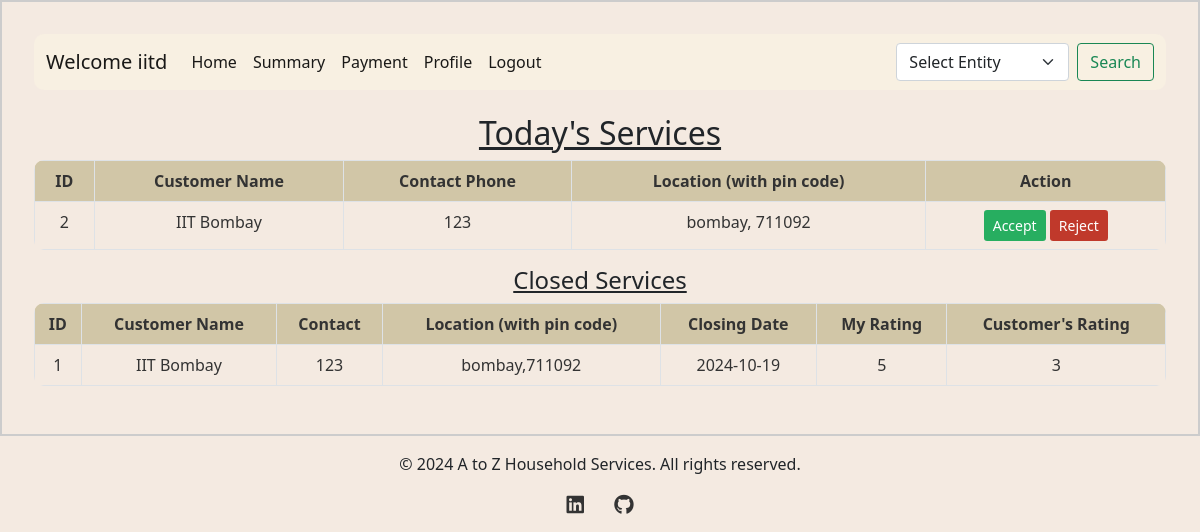
The app's page /professional_dashboard (signed in) with its own data.
### backend/models.py (models this page shows)
class Service_Professional(db.Model):
    __tablename__ = "service_professional"
    id = db.Column(db.Integer, primary_key=True, autoincrement=True)
    username = db.Column(db.String, unique=True, nullable=False)
    password = db.Column(db.String, nullable=False)
    name = db.Column(db.String, nullable=False)
    service_type = db.Column(
        db.String, nullable=False
    )  # nullable true done for some reason
    experience = db.Column(db.Integer, nullable=False)
    phone_no = db.Column(db.Integer, nullable=False)
    email = db.Column(db.String, unique=True, nullable=False)
    address = db.Column(db.String, nullable=False)
    pin_code = db.Column(db.String, nullable=False)
    verified_status = db.Column(db.String, nullable=True, default="Not verified yet")
    gender = db.Column(db.String, nullable=True)  # New column for gender (optional)
    profile_pic = db.Column(
        db.String, nullable=True
    )  # New column for profile picture (optional)
    average_rating = db.Column(db.Float, nullable=True)  # New column for average rating
    document = db.Column(db.String, nullable=True)  # Column to store document path
    block_status = db.Column(db.Boolean, default=False)  # Block/unblock status
    custom_services = db.relationship(
        "ProfessionalService",
        back_populates="professional",
        lazy=True,
        cascade="all, delete-orphan",
    )

class Service_Request(db.Model):
    __tablename__ = "service_request"
    id = db.Column(db.Integer, primary_key=True, autoincrement=True)
    service_id = db.Column(db.Integer, db.ForeignKey("service.id"), nullable=False)
    customer_id = db.Column(db.Integer, db.ForeignKey("customer.id"), nullable=False)
    professional_id = db.Column(
        db.Integer, db.ForeignKey("service_professional.id"), nullable=False
    )
    date_of_request = db.Column(db.DateTime, nullable=False, default=datetime.utcnow)
    date_of_completion = db.Column(db.DateTime)
    service_status = db.Column(
        db.String, nullable=False
    )  # e.g., 'requested', 'assigned', 'closed'
    remarks = db.Column(db.String, nullable=True)  # ratings given by customer
    rating = db.Column(db.Integer, nullable=True)  # Added this line for the rating
    customer_rating = db.Column(
        db.Integer, nullable=True
    )  # Rating given by professional
    customer_remarks = db.Column(
        db.String, nullable=True
    )  # Remarks from the professional
    requested_date = db.Column(db.Date)
    requested_time = db.Column(db.Time)
    service = db.relationship(
        "Service",
        backref=db.backref(
            "service_requests",
            lazy=True,
        ),
    )
    customer = db.relationship(
        "Customer", backref=db.backref("service_requests", lazy=True)
    )
    professional = db.relationship(
        "Service_Professional",
        backref=db.backref("service_requests", lazy=True, cascade="all, delete-orphan"),
    )
    payments = db.relationship("Payment", back_populates="service_request", lazy=True)

class Customer(db.Model):
    __tablename__ = "customer"
    id = db.Column(db.Integer, primary_key=True, autoincrement=True)
    username = db.Column(db.String, unique=True, nullable=False)
    password = db.Column(db.String, nullable=False)
    name = db.Column(db.String, nullable=False)
    email = db.Column(db.String, unique=True, nullable=False)
    address = db.Column(db.String, nullable=False)
    pin_code = db.Column(db.String, nullable=False)
    phone_no = db.Column(db.Integer, nullable=False)
    gender = db.Column(db.String, nullable=True)  # New column for gender (optional)
    profile_pic = db.Column(
        db.String, nullable=True
    )  # New column for profile picture (optional)
    role = db.Column(
        db.Integer, nullable=False, default=1
    )  # 0 for admin, 1 for customer
    average_rating = db.Column(db.Float, nullable=True)  # New column for average rating
    is_blocked = db.Column(
        db.Boolean, default=False
    )  # New column to track block status

### backend/controller.py (the view)
@app.route("/professional_dashboard")
def professional_dashboard():
    if "professional_id" in session:  # Check if professional is logged in
        professional_id = session["professional_id"]
        professional = Service_Professional.query.get(professional_id)
        message = None
        if professional:
            if professional.verified_status is None:
                message = "Your admin verification is under process."
            elif professional.verified_status == "approved":
                service_requests = Service_Request.query.filter_by(
                    professional_id=professional_id
                ).all()
                if not any(
                    req.service_status in ["requested", "accepted"]
                    for req in service_requests
                ):
                    flash(
                        "Your application has been approved. Please wait for service Requests.",
                        "success",
                    )
            elif professional.verified_status == "rejected":
                message = "Your application has been rejected. Please change your profile info."
            elif professional.block_status:
                message = "You have been blocked by admin and cannot book any services."
        service_requests = (
            Service_Request.query.options(
                joinedload(
                    Service_Request.professional
                )  # Eager load the professional relationship
            )
            .filter_by(professional_id=professional_id)
            .all()
        )
        pin_codes = (
            db.session.query(Customer.pin_code)
            .join(Service_Request)
            .filter(Service_Request.professional_id == professional_id)
            .distinct()
            .all()
        )
        pin_codes = [pin[0] for pin in pin_codes]  # Extracting pin codes from tuples
        today_services = [
            req
            for req in service_requests
            if req.service_status in ["requested", "accepted"]
        ]
        closed_services = [
            req for req in service_requests if req.service_status == "closed"
        ]
        return render_template(
            "professional_dashboard.html",
            today_services=today_services,
            closed_services=closed_services,
            message=message,  # This will always have a value
            pin_codes=pin_codes,
            professional=session["username"],
        )
    return redirect(url_for("user_login"))  # Redirect if not logged in

### templates/professional_dashboard.html (shortened to what this page needs)
<!DOCTYPE html>
<html lang="en">
<head>
    <link href="https://cdn.jsdelivr.net/npm/bootstrap@5.0.2/dist/css/bootstrap.min.css" rel="stylesheet" />
    <link rel="stylesheet" href="/static/style.css" />
</head>
<body>
    <div id="container">
        <div id="panel">
            <nav class="navbar navbar-expand-lg navbar-light  mb-4 sticky-top navbar-custom ">
                <div class="container-fluid">
                    <label class="navbar-brand">Welcome {{ professional }}</label>
                    <div class="collapse navbar-collapse" id="navbarSupportedContent">
                        <ul class="navbar-nav me-auto mb-2 mb-lg-0">
                            <li class="nav-item">
                                <a class="nav-link active" aria-current="page"
                                    href="{{ url_for('professional_dashboard') }}">Home</a>
                            </li>
                            <li class="nav-item">
                                <a class="nav-link active" aria-current="page"
                                    href="{{ url_for('professional_summary') }}">Summary</a>
                            </li>
                            <li class="nav-item">
                                <a class="nav-link active" aria-current="page"
                                    href="{{ url_for('professional_payments') }}">Payment</a>
                            </li>
                            <li class="nav-item">
                                <a class="nav-link active" aria-current="page"
                                    href="{{ url_for('professional_profile') }}">Profile</a>
                            </li>
                            <li class="nav-item">
                                <a class="nav-link active" aria-current="page" href="{{ url_for('logout') }}">Logout</a>
                            </li>
                        </ul>
                        <form class="d-flex" action="{{ url_for('search_customers') }}" method="GET"
                            onsubmit="return validateForm()">
                            <select class="form-select me-2" id="entity" name="entity" required onchange="showFields()">
                                <option value="" disabled selected>Select Entity</option>
                            </select>
                            <button class="btn btn-outline-success" type="submit">Search</button>
                        </form>
                    </div>
                </div>
            </nav>
            <h2 style="text-decoration: underline;">Today's Services</h2>
            {% if today_services %}
            <table class="table table-bordered  table-hover table-custom ">
                <thead class="table-dark-custom">
                    <tr>
                        <th>ID</th>
                        <th>Customer Name</th>
                        <th>Contact Phone</th>
                        <th>Location (with pin code)</th>
                        <th>Action</th>
                    </tr>
                </thead>
                <tbody>
                    {% for request in today_services %}
                    <tr>
                        <td><a href="{{ url_for('service_request_customer', request_id=request.id) }}">
                                {{ request.id }}
                            </a></td>
                        <td>{{ request.customer.name }}</td>
                        <td>{{ request.customer.phone_no }}</td>
                        <td>{{ request.customer.address ~ ', ' ~ request.customer.pin_code }}</td>
                        <td>
                            {% if request.service_status == 'accepted' %}
                            <button class="btn btn-warning btn-sm" data-bs-toggle="modal"
                                data-bs-target="#closeServiceModal" data-id="{{ request.id }}"
                                data-service-name="{{ request.service.name }}"
                                data-customer-name="{{ request.customer.name }}"
                                data-customer-id="{{ request.customer.id }}"
                                data-address="{{ request.customer.address }}">
                                Close it
                            </button>
                            {% elif request.service_status == 'requested' %}
                            <button class="btn btn-success-custom btn-sm" data-bs-toggle="modal"
                                data-bs-target="#acceptRejectModal" data-id="{{ request.id }}"
                                data-service-name="{{ request.service.name }}"
                                data-customer-name="{{ request.customer.name }}"
                                data-customer-id="{{ request.customer.id }}"
                                data-address="{{ request.customer.address }}"
                                data-requested-date="{{ request.requested_date }}"
                                data-requested-time="{{ request.requested_time }}">
                                Accept
                            </button>
                            <button class="btn btn-danger-custom btn-sm" data-bs-toggle="modal"
                                data-bs-target="#acceptRejectModal" data-id="{{ request.id }}"
                                data-service-name="{{ request.service.name }}"
                                data-customer-name="{{ request.customer.name }}"
                                data-customer-id="{{ request.customer.id }}"
                                data-address="{{ request.customer.address }}"
                                data-requested-date="{{ request.requested_date }}"
                                data-requested-time="{{ request.requested_time }}">
                                Reject
                            </button>
                            {% endif %}
                        </td>
                    </tr>
                    {% endfor %}
                </tbody>
            </table>
            {% else %}
            <p> <b>No services requested today.</b></p>
            {% endif %}
            <h4 style="text-decoration: underline;">Closed Services</h4>
            {% if closed_services %}
            <table class="table table-bordered table-hover table-custom">
                <thead class="table-dark-custom">
                    <tr>
                        <th>ID</th>
                        <th>Customer Name</th>
                        <th>Contact</th>
                        <th>Location (with pin code)</th>
                        <th>Closing Date</th>
                        <th>My Rating</th>
                        <th>Customer's Rating</th>
                    </tr>
                </thead>
                <tbody>
                    {% for closed_service in closed_services %}
                    <tr>
                        <td><a href="{{ url_for('service_request_customer', request_id=closed_service.id) }}">
                                {{ closed_service.id }}
                            </a></td>
                        <td>{{ closed_service.customer.name }}</td>
                        <td>{{ closed_service.customer.phone_no }}</td>
                        <td>{{ closed_service.customer.address ~ ','~ closed_service.customer.pin_code}}</td>
                        <td>{{ closed_service.date_of_completion.strftime('%Y-%m-%d') }}</td>
                        <td>{{ closed_service.rating }}</td>
                        <td>{{ closed_service.customer_rating }}</td>
                    </tr>
                    {% endfor %}
                </tbody>
            </table>
            {% else %}
            <p><b>No closed services yet.</b></p>
            {% endif %}
        </div>
    </div>
    <link rel="stylesheet" href="https://cdnjs.cloudflare.com/ajax/libs/font-awesome/6.0.0-beta3/css/all.min.css">
    <footer class="text-center py-3">
        <div class="container">
            <p>&copy; 2024 A to Z Household Services. All rights reserved.</p>
            <div class="social-icons">
                <a href="https://www.linkedin.com/in/tushar-jalan-2k5/" target="_blank" class="me-3">
                    <i class="fab fa-linkedin fa-lg"></i>
                </a>
                <a href="https://github.com/Tusharisme" target="_blank">
                    <i class="fab fa-github fa-lg"></i>
                </a>
            </div>
        </div>
    </footer>
</body>
</html>

### static/style.css (style rules this page uses)
body { background-color: #f4eae1; }
#panel { width: auto; margin: auto; height: auto; text-align: center; padding: 2vh; border: 0px solid black; border-radius: 10px; }
#container { width: auto; margin: auto; padding: 2vh; border: 2px solid #ccc; }
.navbar-custom .nav-link { color: #333333; }
.navbar-custom { background-color: #f8f0e2; border-radius: 10px; color: #333333; }
.social-icons a { color: #333; margin: 0 10px; text-decoration: none; }
.btn-danger-custom { background-color: #c0392b; color: #ffffff; }
.btn-success-custom { background-color: #27ae60; color: #ffffff; }
.table-dark-custom { background-color: #d1c6a7; color: #333333; }
.table-custom { border-radius: 10px; overflow: hidden; }
.table-custom tbody td { color: #333333; }
.table-custom tbody a { color: #333333; text-decoration: none; }

### records on screen
Service_Professional: username "iitd"
Service_Request: id "2", customer.name "IIT Bombay", customer.phone_no "123", customer "bombay, 711092"
Service_Request: id "1", customer.name "IIT Bombay", customer.phone_no "123", customer "bombay,711092", date_of_completion "2024-10-19", rating "5", customer_rating "3"
